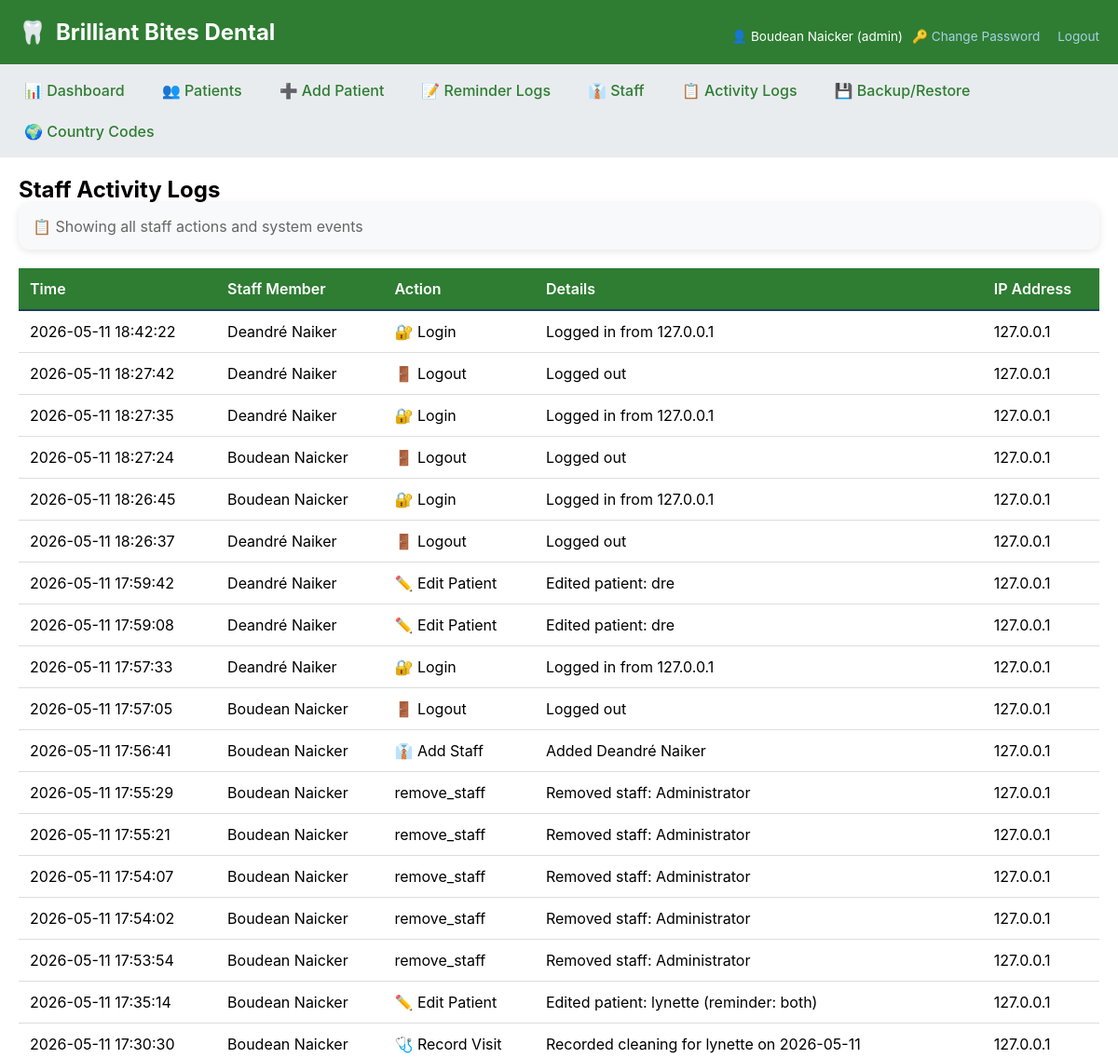
Before: /activity_logs (signed in, upper part) with the older database file.
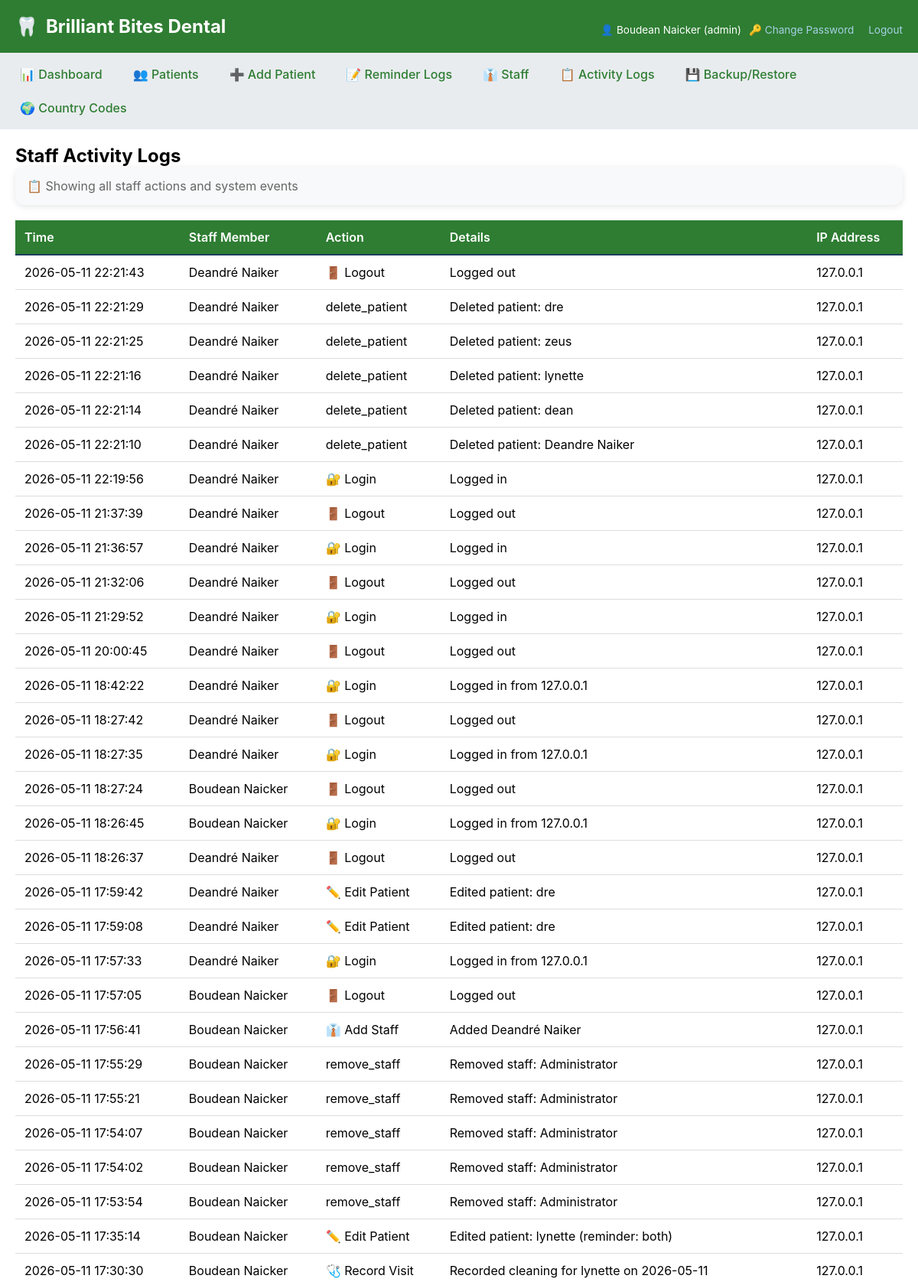
After: the same page with the newer database file.
### tables this page shows
CREATE TABLE activity_logs (
        id INTEGER PRIMARY KEY AUTOINCREMENT,
        user_id INTEGER,
        user_name TEXT,
        action TEXT,
        details TEXT,
        ip_address TEXT,
        created_at TIMESTAMP DEFAULT CURRENT_TIMESTAMP
    );

### app.py (the view)
@app.route('/activity_logs')
@login_required
@admin_required
def activity_logs():
    conn = get_db()
    logs = conn.execute("SELECT * FROM activity_logs ORDER BY created_at DESC LIMIT 500").fetchall()
    conn.close()
    return render_template('activity_logs.html', logs=logs)

### app.py (called while the page is built)
def get_db():
    conn = sqlite3.connect('dental.db', timeout=30)
    conn.row_factory = sqlite3.Row
    return conn

def login_required(f):
    @wraps(f)
    def decorated_function(*args, **kwargs):
        if 'user_id' not in session:
            flash('Please login to continue', 'warning')
            return redirect(url_for('login'))
        return f(*args, **kwargs)
    return decorated_function

def admin_required(f):
    @wraps(f)
    def decorated_function(*args, **kwargs):
        if session.get('role') != 'admin':
            flash('Admin access required', 'danger')
            return redirect(url_for('index'))
        return f(*args, **kwargs)
    return decorated_function

### templates/activity_logs.html (shortened to what this page needs)
{% extends "base.html" %}
{% block content %}
<h2>Staff Activity Logs</h2>
<div class="card" style="background: #f8f9fa; padding: 15px; border-radius: 12px; margin-bottom: 20px;">
    <p style="margin: 0; color: #666;">📋 Showing all staff actions and system events</p>
</div>
<div class="table-responsive">
    <table class="table">
        <thead>
            <tr>
                <th>Time</th>
                <th>Staff Member</th>
                <th>Action</th>
                <th>Details</th>
                <th>IP Address</th>
            </tr>
        </thead>
        <tbody>
            {% for log in logs %}
            <tr>
                <td>{{ log.created_at[:19] if log.created_at else 'N/A' }}</td>
                <td>{{ log.user_name }}</td>
                <td>
                    {% if log.action == 'login' %}
                        🔐 Login
                    {% elif log.action == 'logout' %}
                        🚪 Logout
                    {% elif log.action == 'add_patient' %}
                        ➕ Add Patient
                    {% elif log.action == 'edit_patient' %}
                        ✏️ Edit Patient
                    {% elif log.action == 'record_visit' %}
                        🩺 Record Visit
                    {% elif log.action == 'add_staff' %}
                        👔 Add Staff
                    {% else %}
                        {{ log.action }}
                    {% endif %}
                </td>
                <td>{{ log.details or '-' }}</td>
                <td>{{ log.ip_address or '-' }}</td>
            </tr>
            {% endfor %}
        </tbody>
    </table>
</div>
{% endblock %}

### templates/base.html (shortened to what this page needs)
<!DOCTYPE html>
<html>
<head>
</head>
<body>
    <div class="container">
        <div class="header">
            <div style="display: flex; align-items: center; gap: 15px; flex-wrap: wrap; justify-content: space-between;">
                <h1>
                    <span>🦷</span>
                    <span>Brilliant Bites Dental</span>
                </h1>
                <div class="user-info">
                    <span>👤 {{ session.full_name }} ({{ session.role }})</span>
                    <div>
                        <a href="/change_password" style="color: #a8d0e6; margin-right: 15px; text-decoration: none;">🔑 Change Password</a>
                        <a href="/logout" style="color: #a8d0e6; text-decoration: none;">Logout</a>
                    </div>
                </div>
            </div>
        </div>
        <div class="nav">
            <a href="/">📊 Dashboard</a>
            <a href="/patients">👥 Patients</a>
            <a href="/add_patient">➕ Add Patient</a>
            <a href="/reminder_logs">📝 Reminder Logs</a>
            {% if session.role == 'admin' %}
			<a href="/staff">👔 Staff</a>
			<a href="/activity_logs">📋 Activity Logs</a>
			<a href="/restore_database">💾 Backup/Restore</a>
			{% endif %}
            <a href="/country_codes">🌍 Country Codes</a>
        </div>
        <div class="content">
            {% block content %}{% endblock %}
        </div>
    </div>
</body>
</html>

### templates/base.html (style rules this page uses)
* { margin: 0; padding: 0; box-sizing: border-box; }
body { font-family: -apple-system, BlinkMacSystemFont, 'Segoe UI', Roboto, sans-serif; background: #f0f4f8; }
.container { max-width: 1200px; margin: 0 auto; background: white; min-height: 100vh; }
.header { background: #2e7d32; color: white; padding: 20px; }
.header h1 { font-size: 1.5rem; display: flex; align-items: center; gap: 10px; margin: 0; }
.user-info { font-size: 0.85rem; margin-top: 8px; display: flex; justify-content: space-between; align-items: center; flex-wrap: wrap; gap: 10px; }
.nav { background: #e9ecef; padding: 10px; display: flex; flex-wrap: wrap; gap: 8px; }
.nav a { color: #2e7d32; text-decoration: none; padding: 8px 16px; border-radius: 8px; font-weight: 500; transition: all 0.2s; }
.content { padding: 20px; }
table { width: 100%; border-collapse: collapse; }
th, td { padding: 12px; text-align: left; border-bottom: 1px solid #dee2e6; }
th { background: #2e7d32; color: white; font-weight: 600; border-bottom: 2px solid #1a3d5c; }

### templates/activity_logs.html (style rules this page uses)
.card { background: white; border-radius: 12px; padding: 20px; box-shadow: 0 2px 8px rgba(0,0,0,0.1); }
.table { width: 100%; border-collapse: collapse; }
.table th, .table td { padding: 12px; text-align: left; border-bottom: 1px solid #ddd; }
.table th { background: #2e7d32; color: white; font-weight: 600; border-bottom: 2px solid #1a3d5c; }

Changed rows visible on the page:
added activity_logs: created_at "2026-05-11 22:21:43", user_name "Deandré Naiker", action "🚪 Logout", details "Logged out", ip_address "127.0.0.1"
added activity_logs: created_at "2026-05-11 22:21:29", user_name "Deandré Naiker", action "delete_patient", details "Deleted patient: dre", ip_address "127.0.0.1"
added activity_logs: created_at "2026-05-11 22:21:25", user_name "Deandré Naiker", action "delete_patient", details "Deleted patient: zeus", ip_address "127.0.0.1"
added activity_logs: created_at "2026-05-11 22:21:16", user_name "Deandré Naiker", action "delete_patient", details "Deleted patient: lynette", ip_address "127.0.0.1"
added activity_logs: created_at "2026-05-11 22:21:14", user_name "Deandré Naiker", action "delete_patient", details "Deleted patient: dean", ip_address "127.0.0.1"
added activity_logs: created_at "2026-05-11 22:21:10", user_name "Deandré Naiker", action "delete_patient", details "Deleted patient: Deandre Naiker", ip_address "127.0.0.1"
added activity_logs: created_at "2026-05-11 22:19:56", user_name "Deandré Naiker", action "🔐 Login", details "Logged in", ip_address "127.0.0.1"
added activity_logs: created_at "2026-05-11 21:37:39", user_name "Deandré Naiker", action "🚪 Logout", details "Logged out", ip_address "127.0.0.1"
added activity_logs: created_at "2026-05-11 21:36:57", user_name "Deandré Naiker", action "🔐 Login", details "Logged in", ip_address "127.0.0.1"
added activity_logs: created_at "2026-05-11 21:32:06", user_name "Deandré Naiker", action "🚪 Logout", details "Logged out", ip_address "127.0.0.1"
added activity_logs: created_at "2026-05-11 21:29:52", user_name "Deandré Naiker", action "🔐 Login", details "Logged in", ip_address "127.0.0.1"
added activity_logs: created_at "2026-05-11 20:00:45", user_name "Deandré Naiker", action "🚪 Logout", details "Logged out", ip_address "127.0.0.1"
